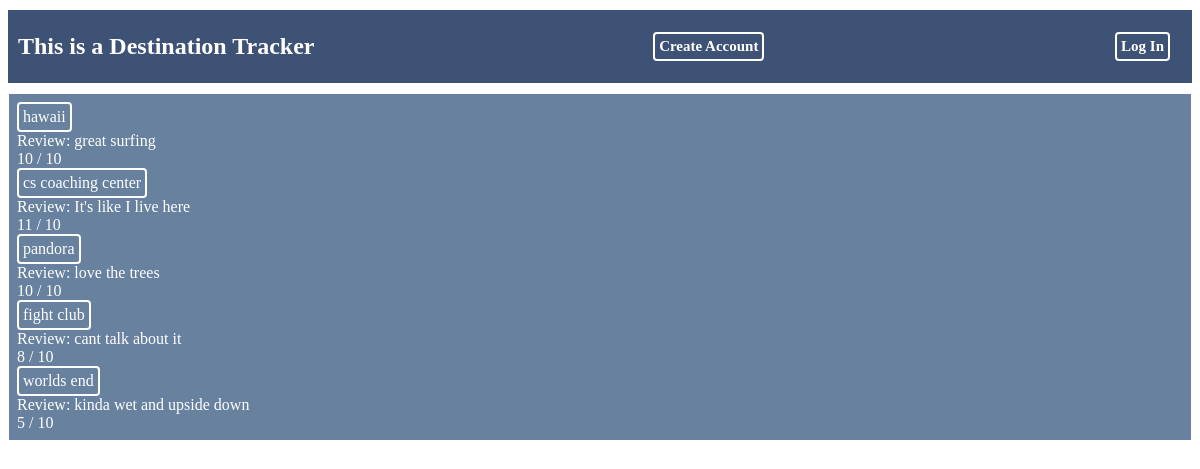
The page / on the database its author committed.
### theApp/models.py (models this page shows)
class Destination(models.Model):
    name = models.TextField()
    review = models.TextField()
    rating = models.IntegerField()
    user = models.ForeignKey("User", on_delete=models.CASCADE)
    share_publicly = models.BooleanField()

### theApp/views.py (the view)
# urls.py: 2. Add a URL to urlpatterns:  path('', views.home, name='home')
def home(req):
    destinations = Destination.objects.filter(share_publicly=True).order_by("-id")[:5]
    isSignedIn = False
    if req.user:
        isSignedIn = True
    return render(req, "theApp/home.html", {"destinations": destinations, "signedIn": isSignedIn})

### theApp/templates/theApp/home.html (shortened to what this page needs)
<!DOCTYPE html>
<html lang="en">
<head>
    <link rel="stylesheet" href="static/theApp/style.css">
</head>
<body>
    <h1>
        <div id="title">
            This is a Destination Tracker
        </div>
        {% if signedIn %}
            <div class="links">
                <a href="/destinations/">Your destinations</a>
                <a href="/sessions/destroy/">Log out</a>
            </div>
        {% else %}
            <div class="links">
                <a href="/users/new/">Create Account</a>
            </div>
            <div class="links">
                <a href="/sessions/new/">Log In</a>
            </div>
        {% endif %}
    </h1>
    <main>
        {% if destinations %}
            {% for destination in destinations %}
                <div id="content">
                    <a href="/destinations/{{destination.id}}/">{{destination.name}}</a>
                    <div id="content">
                        Review: {{destination.review}}
                    </div>
                    <div id="content">
                        {{destination.rating}} / 10
                    </div>
                </div>
            {% endfor %}
        {% else %}
                <p>There are no Destinations!</p>
        {% endif %}
    </main>
</body>
</html>

### theApp/static/theApp/style.css (style rules this page uses)
main { font-family:fantasy; font-weight: 300; color: white; background-color: rgb(103, 129, 159); padding: 8px; border: 1px solid white; }
h1 { font-family:fantasy; display: flex; justify-content: space-between; align-items: center; background-color: #3d5274; color: #fff; padding: 10px; font-size: 15px; }
#title { font-size: 24px; }
a:link, a:visited { color: white; border: 2px solid white; border-radius: 4px; padding: 4px; text-align: center; text-decoration: none; display: inline-block; }
.links { font-size: 15px; font-family:fantasy; text-decoration: none; color: rgb(103, 129, 159); transition: color 0.3s, background-color 0.3s; padding: 8px; text-align: center; border: 4px solid #3d5274; }

### rows shown on the page
Destination: name "hawaii", review "great surfing", rating "10"
Destination: name "cs coaching center", review "It's like I live here", rating "11"
Destination: name "pandora", review "love the trees", rating "10"
Destination: name "fight club", review "cant talk about it", rating "8"
Destination: name "worlds end", review "kinda wet and upside down", rating "5"
